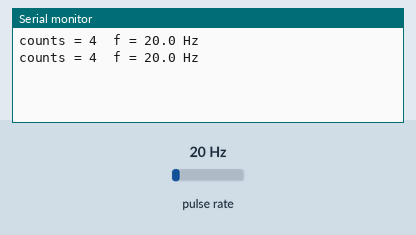
Recording of a program running on a simulated Arduino Uno, built with avr-gcc and run on an emulated ATmega328P. Shown: the last lines printed to the serial monitor. Wiring (inferred from the names in the program): pulse sensor: data pin 5. The test bench sets the inputs (shaded band); at power-on: pulse rate 20 Hz.

Above: at 1.2 s.
1.3 s: pulse rate (sensor on pin 5) set to 4 Hz
At 2.2 s:
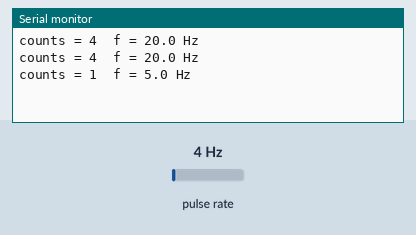
2.8 s: pulse rate (sensor on pin 5) set to 50 Hz
At 3.6 s:
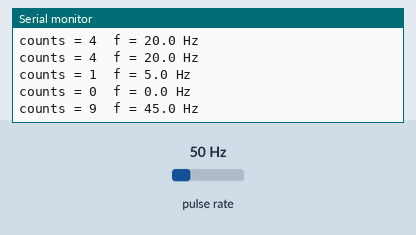
Timing chart, 0 to 5.8 s (numbered marks = the images above; inputs shaded):
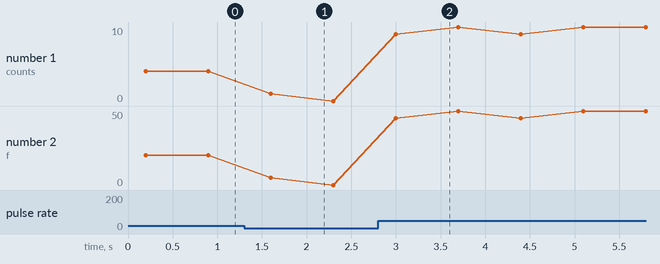

Measured:
- after the input at 1.3 s, the serial monitor: prints a new line after 0.30 s (image 1)
- after the input at 2.8 s, the serial monitor: prints a new line after 0.20 s (image 2)
- plotted number 1: 4 → 0 after the input at 1.3 s, 0 → 10 after the input at 2.8 s
- plotted number 2: 20 → 0 after the input at 1.3 s, 0 → 50 after the input at 2.8 s

The program:

main.cpp
```cpp
#include <Arduino.h>

// Counts pulses on Arduino Uno pin D5 (T1) using Timer1 hardware counter.
// Connect 74HC14 OUT -> D5


// wiring

// Arduino 5V  -------------------- SN74HC14N Pin 14 (VCC)
// Arduino GND -------------------- SN74HC14N Pin 7  (GND)

// 0.1uF decoupling cap:
// Pin 14 (VCC) ----||---- Pin 7 (GND)

// Oscillator:
// Pin 2 (1Y OUT) ---[ 10 MΩ ]--- Pin 1 (1A IN)
// Pin 1 (1A IN)  ---||--- GND   (Cunknown 1–10 pF)

// Arduino frequency input:
// Pin 2 (1Y OUT) ---------------- Arduino D5

const unsigned long GATE_MS = 200 ;  // measurement window (ms)

void setup() {
  Serial.begin(9600);

  pinMode(5, INPUT);  // D5 = T1 (Timer1 external clock input)

  // Stop Timer1
  TCCR1A = 0;
  TCCR1B = 0;
  TCNT1  = 0;
}

unsigned long countPulses(unsigned long gate_ms) {
  // Reset counter
  TCNT1 = 0;

  // Timer1 clock source = external clock on T1 pin, rising edge
  // CS12..CS10 = 111
  TCCR1B = (1 << CS12) | (1 << CS11) | (1 << CS10);

  unsigned long t0 = millis();
  while (millis() - t0 < gate_ms) {
    // just wait while hardware counts
  }

  // Stop Timer1
  TCCR1B = 0;

  // Read 16-bit counter safely
  noInterrupts();
  unsigned int counts = TCNT1;
  interrupts();

  return counts;
}

void loop() {
  unsigned long counts = countPulses(GATE_MS);

  // counts = number of rising edges in gate time
  float freq = counts * (1000.0 / (float)GATE_MS);  // Hz

  Serial.print("counts = ");
  Serial.print(counts);
  Serial.print("  f = ");
  Serial.print(freq, 1);
  Serial.println(" Hz");

  delay(500);
}
```
